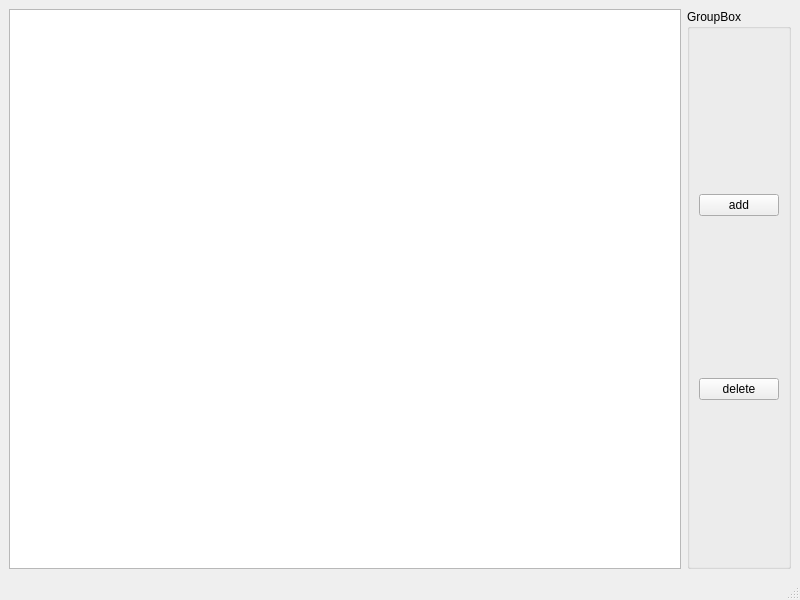
<?xml version="1.0" encoding="UTF-8"?>
<ui version="4.0">
 <class>GeneralsWindow</class>
 <widget class="QMainWindow" name="GeneralsWindow">
  <property name="geometry">
   <rect>
    <x>0</x>
    <y>0</y>
    <width>800</width>
    <height>600</height>
   </rect>
  </property>
  <property name="windowTitle">
   <string>MainWindow</string>
  </property>
  <widget class="QWidget" name="centralwidget">
   <layout class="QGridLayout" name="gridLayout">
    <item row="0" column="0">
     <widget class="QTableView" name="tableView"/>
    </item>
    <item row="0" column="1">
     <widget class="QGroupBox" name="groupBox">
      <property name="title">
       <string>GroupBox</string>
      </property>
      <layout class="QVBoxLayout" name="verticalLayout">
       <item>
        <widget class="QPushButton" name="buttonAdd">
         <property name="text">
          <string>add</string>
         </property>
        </widget>
       </item>
       <item>
        <widget class="QPushButton" name="buttonDelete">
         <property name="text">
          <string>delete</string>
         </property>
        </widget>
       </item>
      </layout>
     </widget>
    </item>
   </layout>
  </widget>
  <widget class="QMenuBar" name="menubar">
   <property name="geometry">
    <rect>
     <x>0</x>
     <y>0</y>
     <width>800</width>
     <height>22</height>
    </rect>
   </property>
  </widget>
  <widget class="QStatusBar" name="statusbar"/>
 </widget>
 <resources/>
 <connections/>
</ui>
